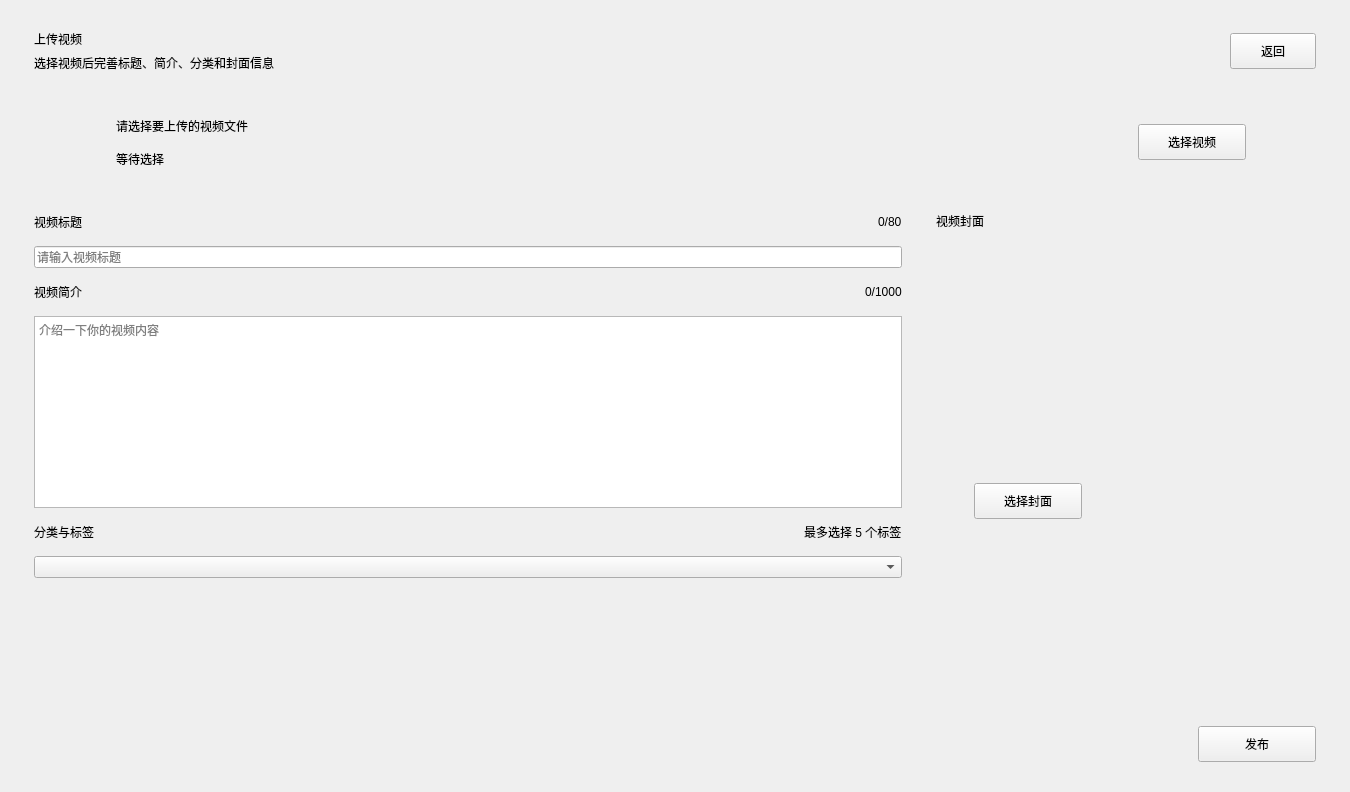
<?xml version="1.0" encoding="UTF-8"?>
<ui version="4.0">
 <class>UploadVideoPage</class>
 <widget class="QWidget" name="UploadVideoPage">
  <property name="geometry">
   <rect>
    <x>0</x>
    <y>0</y>
    <width>1350</width>
    <height>792</height>
   </rect>
  </property>
  <property name="windowTitle">
   <string>上传视频</string>
  </property>
  <layout class="QVBoxLayout" name="rootLayout">
   <property name="spacing">
    <number>22</number>
   </property>
   <property name="leftMargin">
    <number>34</number>
   </property>
   <property name="topMargin">
    <number>30</number>
   </property>
   <property name="rightMargin">
    <number>34</number>
   </property>
   <property name="bottomMargin">
    <number>30</number>
   </property>
   <item>
    <widget class="QWidget" name="uploadRoot" native="true">
     <layout class="QVBoxLayout" name="uploadRootLayout">
      <property name="spacing">
       <number>22</number>
      </property>
      <property name="leftMargin">
       <number>0</number>
      </property>
      <property name="topMargin">
       <number>0</number>
      </property>
      <property name="rightMargin">
       <number>0</number>
      </property>
      <property name="bottomMargin">
       <number>0</number>
      </property>
      <item>
       <layout class="QHBoxLayout" name="titleLayout">
        <property name="spacing">
         <number>12</number>
        </property>
        <item>
         <layout class="QVBoxLayout" name="titleTextLayout">
          <property name="spacing">
           <number>6</number>
          </property>
          <item>
           <widget class="QLabel" name="pageTitleLabel">
            <property name="text">
             <string>上传视频</string>
            </property>
           </widget>
          </item>
          <item>
           <widget class="QLabel" name="pageTipLabel">
            <property name="text">
             <string>选择视频后完善标题、简介、分类和封面信息</string>
            </property>
           </widget>
          </item>
         </layout>
        </item>
        <item>
         <spacer name="titleSpacer">
          <property name="orientation">
           <enum>Qt::Orientation::Horizontal</enum>
          </property>
          <property name="sizeHint" stdset="0">
           <size>
            <width>40</width>
            <height>20</height>
           </size>
          </property>
         </spacer>
        </item>
        <item>
         <widget class="QPushButton" name="backBtn">
          <property name="minimumSize">
           <size>
            <width>86</width>
            <height>36</height>
           </size>
          </property>
          <property name="maximumSize">
           <size>
            <width>86</width>
            <height>36</height>
           </size>
          </property>
          <property name="cursor">
           <cursorShape>PointingHandCursor</cursorShape>
          </property>
          <property name="text">
           <string>返回</string>
          </property>
         </widget>
        </item>
       </layout>
      </item>
      <item>
       <widget class="QFrame" name="fileStatusFrame">
        <property name="minimumSize">
         <size>
          <width>0</width>
          <height>96</height>
         </size>
        </property>
        <property name="maximumSize">
         <size>
          <width>16777215</width>
          <height>96</height>
         </size>
        </property>
        <property name="frameShape">
         <enum>QFrame::Shape::NoFrame</enum>
        </property>
        <layout class="QHBoxLayout" name="fileStatusLayout">
         <property name="spacing">
          <number>16</number>
         </property>
         <property name="leftMargin">
          <number>20</number>
         </property>
         <property name="topMargin">
          <number>18</number>
         </property>
         <property name="rightMargin">
          <number>20</number>
         </property>
         <property name="bottomMargin">
          <number>18</number>
         </property>
         <item>
          <widget class="QLabel" name="fileIconLabel">
           <property name="minimumSize">
            <size>
             <width>46</width>
             <height>46</height>
            </size>
           </property>
           <property name="maximumSize">
            <size>
             <width>46</width>
             <height>46</height>
            </size>
           </property>
           <property name="text">
            <string/>
           </property>
          </widget>
         </item>
         <item>
          <layout class="QVBoxLayout" name="fileTextLayout">
           <property name="spacing">
            <number>7</number>
           </property>
           <item>
            <widget class="QLabel" name="fileNameLabel">
             <property name="text">
              <string>请选择要上传的视频文件</string>
             </property>
            </widget>
           </item>
           <item>
            <widget class="QLabel" name="uploadProgressLabel">
             <property name="text">
              <string>等待选择</string>
             </property>
            </widget>
           </item>
          </layout>
         </item>
         <item>
          <spacer name="fileStatusSpacer">
           <property name="orientation">
            <enum>Qt::Orientation::Horizontal</enum>
           </property>
           <property name="sizeHint" stdset="0">
            <size>
             <width>40</width>
             <height>20</height>
            </size>
           </property>
          </spacer>
         </item>
         <item>
          <widget class="QPushButton" name="selectVideoBtn">
           <property name="minimumSize">
            <size>
             <width>108</width>
             <height>36</height>
            </size>
           </property>
           <property name="maximumSize">
            <size>
             <width>108</width>
             <height>36</height>
            </size>
           </property>
           <property name="cursor">
            <cursorShape>PointingHandCursor</cursorShape>
           </property>
           <property name="text">
            <string>选择视频</string>
           </property>
          </widget>
         </item>
         <item>
          <widget class="QLabel" name="downIconLabel">
           <property name="minimumSize">
            <size>
             <width>34</width>
             <height>34</height>
            </size>
           </property>
           <property name="maximumSize">
            <size>
             <width>34</width>
             <height>34</height>
            </size>
           </property>
           <property name="text">
            <string/>
           </property>
          </widget>
         </item>
        </layout>
       </widget>
      </item>
      <item>
       <widget class="QWidget" name="formArea" native="true">
        <layout class="QHBoxLayout" name="formLayout">
         <property name="spacing">
          <number>34</number>
         </property>
         <property name="leftMargin">
          <number>0</number>
         </property>
         <property name="topMargin">
          <number>0</number>
         </property>
         <property name="rightMargin">
          <number>0</number>
         </property>
         <property name="bottomMargin">
          <number>0</number>
         </property>
         <item>
          <widget class="QWidget" name="leftForm" native="true">
           <layout class="QVBoxLayout" name="leftFormLayout">
            <property name="spacing">
             <number>14</number>
            </property>
            <property name="leftMargin">
             <number>0</number>
            </property>
            <property name="topMargin">
             <number>0</number>
            </property>
            <property name="rightMargin">
             <number>0</number>
            </property>
            <property name="bottomMargin">
             <number>0</number>
            </property>
            <item>
             <layout class="QHBoxLayout" name="titleFieldHeaderLayout">
              <item>
               <widget class="QLabel" name="sectionTitleLabel">
                <property name="text">
                 <string>视频标题</string>
                </property>
               </widget>
              </item>
              <item>
               <spacer name="titleFieldSpacer">
                <property name="orientation">
                 <enum>Qt::Orientation::Horizontal</enum>
                </property>
                <property name="sizeHint" stdset="0">
                 <size>
                  <width>40</width>
                  <height>20</height>
                 </size>
                </property>
               </spacer>
              </item>
              <item>
               <widget class="QLabel" name="titleCountLabel">
                <property name="text">
                 <string>0/80</string>
                </property>
               </widget>
              </item>
             </layout>
            </item>
            <item>
             <widget class="QLineEdit" name="videoTitleEdit">
              <property name="placeholderText">
               <string>请输入视频标题</string>
              </property>
             </widget>
            </item>
            <item>
             <layout class="QHBoxLayout" name="descFieldHeaderLayout">
              <item>
               <widget class="QLabel" name="descTitleLabel">
                <property name="text">
                 <string>视频简介</string>
                </property>
               </widget>
              </item>
              <item>
               <spacer name="descFieldSpacer">
                <property name="orientation">
                 <enum>Qt::Orientation::Horizontal</enum>
                </property>
                <property name="sizeHint" stdset="0">
                 <size>
                  <width>40</width>
                  <height>20</height>
                 </size>
                </property>
               </spacer>
              </item>
              <item>
               <widget class="QLabel" name="descCountLabel">
                <property name="text">
                 <string>0/1000</string>
                </property>
               </widget>
              </item>
             </layout>
            </item>
            <item>
             <widget class="QPlainTextEdit" name="descEdit">
              <property name="minimumSize">
               <size>
                <width>0</width>
                <height>168</height>
               </size>
              </property>
              <property name="placeholderText">
               <string>介绍一下你的视频内容</string>
              </property>
             </widget>
            </item>
            <item>
             <layout class="QHBoxLayout" name="categoryHeaderLayout">
              <item>
               <widget class="QLabel" name="categoryTitleLabel">
                <property name="text">
                 <string>分类与标签</string>
                </property>
               </widget>
              </item>
              <item>
               <spacer name="categorySpacer">
                <property name="orientation">
                 <enum>Qt::Orientation::Horizontal</enum>
                </property>
                <property name="sizeHint" stdset="0">
                 <size>
                  <width>40</width>
                  <height>20</height>
                 </size>
                </property>
               </spacer>
              </item>
              <item>
               <widget class="QLabel" name="fieldTipLabel">
                <property name="text">
                 <string>最多选择 5 个标签</string>
                </property>
               </widget>
              </item>
             </layout>
            </item>
            <item>
             <widget class="QComboBox" name="kindCombo"/>
            </item>
            <item>
             <widget class="QWidget" name="tagWidget" native="true">
              <layout class="QHBoxLayout" name="tagLayout">
               <property name="spacing">
                <number>10</number>
               </property>
               <property name="leftMargin">
                <number>0</number>
               </property>
               <property name="topMargin">
                <number>0</number>
               </property>
               <property name="rightMargin">
                <number>0</number>
               </property>
               <property name="bottomMargin">
                <number>0</number>
               </property>
              </layout>
             </widget>
            </item>
           </layout>
          </widget>
         </item>
         <item>
          <widget class="QWidget" name="rightForm" native="true">
           <property name="minimumSize">
            <size>
             <width>360</width>
             <height>0</height>
            </size>
           </property>
           <property name="maximumSize">
            <size>
             <width>380</width>
             <height>16777215</height>
            </size>
           </property>
           <layout class="QVBoxLayout" name="rightFormLayout">
            <property name="spacing">
             <number>14</number>
            </property>
            <property name="leftMargin">
             <number>0</number>
            </property>
            <property name="topMargin">
             <number>0</number>
            </property>
            <property name="rightMargin">
             <number>0</number>
            </property>
            <property name="bottomMargin">
             <number>0</number>
            </property>
            <item>
             <widget class="QLabel" name="coverTitleLabel">
              <property name="text">
               <string>视频封面</string>
              </property>
             </widget>
            </item>
            <item>
             <widget class="QFrame" name="coverFrame">
              <property name="minimumSize">
               <size>
                <width>360</width>
                <height>225</height>
               </size>
              </property>
              <property name="maximumSize">
               <size>
                <width>380</width>
                <height>225</height>
               </size>
              </property>
              <property name="frameShape">
               <enum>QFrame::Shape::NoFrame</enum>
              </property>
              <layout class="QVBoxLayout" name="coverLayout">
               <property name="leftMargin">
                <number>0</number>
               </property>
               <property name="topMargin">
                <number>0</number>
               </property>
               <property name="rightMargin">
                <number>0</number>
               </property>
               <property name="bottomMargin">
                <number>0</number>
               </property>
               <item>
                <widget class="QLabel" name="coverImageLabel">
                 <property name="minimumSize">
                  <size>
                   <width>360</width>
                   <height>225</height>
                  </size>
                 </property>
                 <property name="text">
                  <string/>
                 </property>
                 <property name="alignment">
                  <set>Qt::AlignmentFlag::AlignCenter</set>
                 </property>
                 <property name="scaledContents">
                  <bool>true</bool>
                 </property>
                </widget>
               </item>
              </layout>
             </widget>
            </item>
            <item>
             <layout class="QHBoxLayout" name="coverButtonLayout">
              <item>
               <widget class="QLabel" name="coverIconLabel">
                <property name="minimumSize">
                 <size>
                  <width>24</width>
                  <height>24</height>
                 </size>
                </property>
                <property name="maximumSize">
                 <size>
                  <width>24</width>
                  <height>24</height>
                 </size>
                </property>
                <property name="text">
                 <string/>
                </property>
               </widget>
              </item>
              <item>
               <widget class="QPushButton" name="changeCoverBtn">
                <property name="minimumSize">
                 <size>
                  <width>108</width>
                  <height>36</height>
                 </size>
                </property>
                <property name="maximumSize">
                 <size>
                  <width>108</width>
                  <height>36</height>
                 </size>
                </property>
                <property name="cursor">
                 <cursorShape>PointingHandCursor</cursorShape>
                </property>
                <property name="text">
                 <string>选择封面</string>
                </property>
               </widget>
              </item>
              <item>
               <spacer name="coverButtonSpacer">
                <property name="orientation">
                 <enum>Qt::Orientation::Horizontal</enum>
                </property>
                <property name="sizeHint" stdset="0">
                 <size>
                  <width>40</width>
                  <height>20</height>
                 </size>
                </property>
               </spacer>
              </item>
             </layout>
            </item>
            <item>
             <spacer name="rightFormSpacer">
              <property name="orientation">
               <enum>Qt::Orientation::Vertical</enum>
              </property>
              <property name="sizeHint" stdset="0">
               <size>
                <width>20</width>
                <height>40</height>
               </size>
              </property>
             </spacer>
            </item>
           </layout>
          </widget>
         </item>
        </layout>
       </widget>
      </item>
      <item>
       <spacer name="contentSpacer">
        <property name="orientation">
         <enum>Qt::Orientation::Vertical</enum>
        </property>
        <property name="sizeHint" stdset="0">
         <size>
          <width>20</width>
          <height>40</height>
         </size>
        </property>
       </spacer>
      </item>
      <item>
       <layout class="QHBoxLayout" name="bottomButtonLayout">
        <item>
         <spacer name="bottomButtonSpacer">
          <property name="orientation">
           <enum>Qt::Orientation::Horizontal</enum>
          </property>
          <property name="sizeHint" stdset="0">
           <size>
            <width>40</width>
            <height>20</height>
           </size>
          </property>
         </spacer>
        </item>
        <item>
         <widget class="QPushButton" name="commitBtn">
          <property name="minimumSize">
           <size>
            <width>118</width>
            <height>36</height>
           </size>
          </property>
          <property name="maximumSize">
           <size>
            <width>118</width>
            <height>36</height>
           </size>
          </property>
          <property name="cursor">
           <cursorShape>PointingHandCursor</cursorShape>
          </property>
          <property name="text">
           <string>发布</string>
          </property>
         </widget>
        </item>
       </layout>
      </item>
     </layout>
    </widget>
   </item>
  </layout>
 </widget>
 <resources/>
 <connections/>
</ui>
